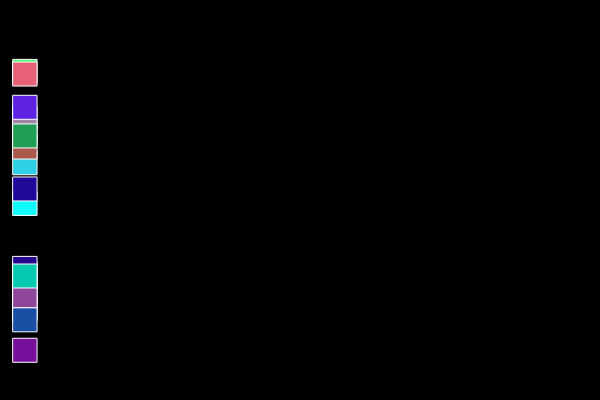
Frame 1 (no input)
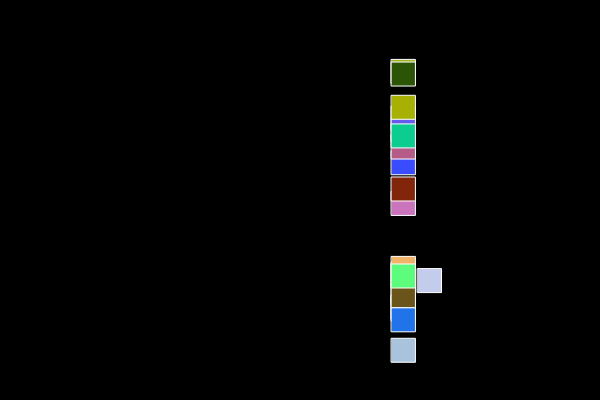
Frame 60 (no input)
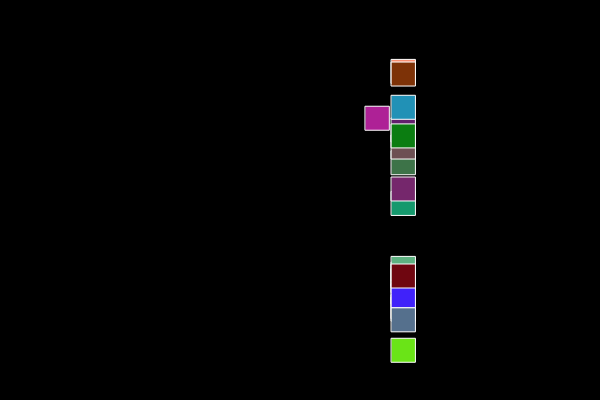
Frame 120 (the mouse pressed at the canvas centre since frame 60)

The p5.js sketch that drew these frames (run headless with seeded random() and noise() and a simulated clock; from frame 60 on, the mouse is pressed at the canvas centre):

// p5.js sketch
// ── sketch.js
//A collaborative work between: Sean, Eric Vargas, and Hassan
var cars = [];
var sign = new Array("Go!", "")// creating an array to print a message "GO
var carspeed = 4

// creating a literal object that sets a random shape fill. 
var rgb = {
  r: 255,
  g: 255,
  b: 255
}
// setup function that declare canvas and contruct function 
function setup() {
  createCanvas(600, 400);
  for (var i = 0; i < 20; i++) {
    cars[i] = new Car();
  }
carspeed = random(40)
textSize(32);
fill(255)
console.log(sign);
}

function draw() {
  background(0);
  for (var i = 0; i < cars.length; i++) {// for every element i move() and display() function are called.
    cars[i].move();
    cars[i].display();
    
    rgb.r = random(255);// random colors for the cars.
    rgb.g = random(255);
    rgb.b = random(255);
    
    if (cars[i].x > 650) {// Once the x hit the edge, cars reverses in speed.
    cars[i].x = -50 ;
    }
    if (cars[i].x < -51) {
      cars[i].x = 649
    }
      if (cars[i].x > width || cars[i].x < 0) {
    carspeed = carspeed * -1;
  }
  }
}

function Car() {
  this.x = 0;
  this.y = random(40, height - 40);

  this.display = function() {
    stroke(255);
    fill(rgb.r, rgb.g, rgb.b)
    rect(this.x, this.y, 24, 24);
    
  }

  this.move = function() {
    this.x = this.x + carspeed;
  }
}
